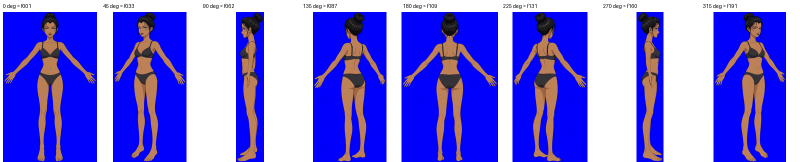
#> input picture body_tools/work/apose_turn/angle_map_sheet.png, 1600 x 324 px (shown at 1/2 size)
$ python -i post.py   (imports and definitions only)
#> lines starting #> are read from the running program, lines starting #| are printed output that depends on the picture; after the words box and inside, x2 and y2 are one past the last pixel; in counts of white or black regions, pixels touching at a corner belong together
"""Post-process a Kontext candidate into her style. Writes base PNG (RGBA, 1365x1739)."""
import numpy as np, json, sys
from PIL import Image
from scipy import ndimage as nd
from skimage.morphology import skeletonize
ROOT='/workspace/shadowveil'
W,H=1365,1739
ANG={  # ring per body_tools/work/apose_turn/diagonals/diagonals.json
 '045':dict(nb='apose',  nb2='left',  foot=1682,cx=684.5),
 '135':dict(nb='back',   nb2='left',  foot=1681,cx=684.5),
 '225':dict(nb='back',   nb2='right', foot=1681,cx=676.0),
 '315':dict(nb='apose',  nb2='right', foot=1682,cx=676.0)}
LINE={'apose':(12,11,29),'left':(12,10,28),'right':(11,11,28),'back':(12,12,31)}
SKIN={'apose':(186,129,86),'left':(185,122,78),'right':(183,120,76),'back':(183,122,77)}
# [12 lines left out: functions exact_mode, palette, not called in this run]
def load_fig(gen):
#> called with gen = '../apose_turn/angle_map_sheet.png'
    im=np.array(Image.open(gen).convert('RGB')).astype(int); h,w,_=im.shape
#> after `h, w, _ = im.shape`: h = 324; w = 1600
    bg=np.median(np.r_[im[:8].reshape(-1,3),im[-8:].reshape(-1,3),im[:,-8:].reshape(-1,3)],0)
#> bg = [255, 255, 255]
    d=np.abs(im-bg).sum(-1)
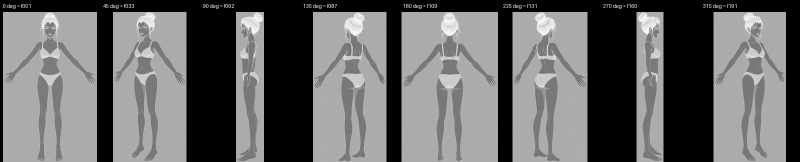
#> d: shape (324, 1600) float64 (shown at 1/2 size); min 0, max 761, mean 310.1; drawn with min black and max white
    # magenta-ish: r,b high g low relative
    mag=(im[...,0]-im[...,1]>110)&(im[...,2]-im[...,1]>110)
#> mag: shape (324, 1600) bool; every value is 0
    fg=(d>120)&~mag
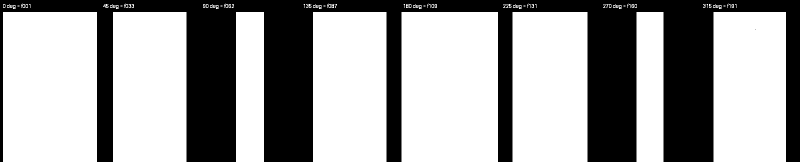
#> fg: shape (324, 1600) bool (shown at 1/2 size); 62.8% white; 63 black regions (62 under 20 px), largest, box (x1, y1, x2, y2) and area: (0, 0, 1600, 324) 192389
    lab,n=nd.label(fg); sz=nd.sum(fg,lab,range(1,n+1))
#> after `lab, n = nd.label(fg)`:
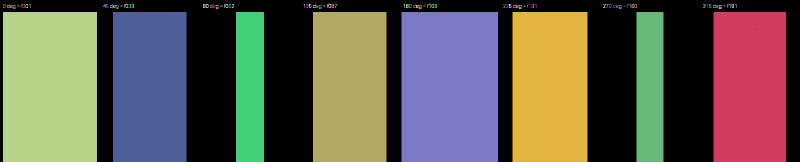
#> lab: shape (324, 1600) int32 (shown at 1/2 size); 97 distinct labels, from 0 to 96; one colour per label, 0 black
#> after `lab, n = nd.label(fg)`: n = 96
#> after `sz = nd.sum(fg, lab, range(1, n + 1))`: sz = 96 values, max 57900 at index 92, min 4 at index 72, mean 3391.9
    # right figure = largest component whose centroid is right of the middle
    cs=nd.center_of_mass(fg,lab,range(1,n+1))
#> cs = 96 pairs, first value 10.58 to 173.5, second value 8 to 1499
    cand=[(sz[i],i+1) for i in range(n) if cs[i][1]>w*0.52]
#> cand = 48 pairs, first value 4 to 57900, second value 5 to 96
    big=[i for i in range(n) if sz[i]>0.25*sz.max()]
#> big = [88, 89, 90, 91, 92, 93, 94, 95]
    if len(big)==1: cand=[(sz[big[0]],big[0]+1)]
    keep=lab==max(cand)[1]
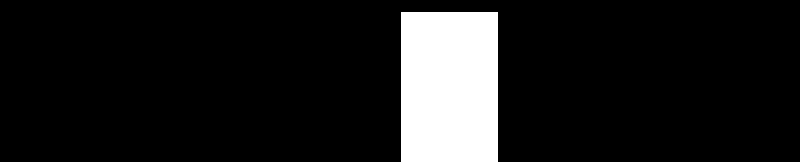
#> keep: shape (324, 1600) bool (shown at 1/2 size); 11.2% white; 1 white region, box (x1, y1, x2, y2) and area: (803, 24, 996, 324) 57900
    # attach nearby small comps (loose wisps, fingers) within 6 px
    near=nd.binary_dilation(keep,iterations=6)
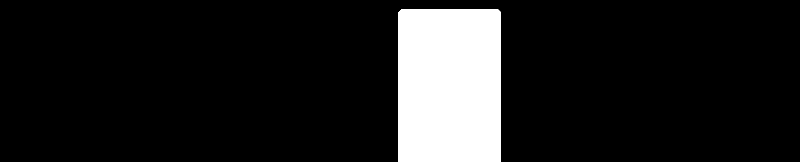
#> near: shape (324, 1600) bool (shown at 1/2 size); 12.1% white; 1 white region, box (x1, y1, x2, y2) and area: (797, 18, 1002, 324) 62688
    kx=np.nonzero(keep)[1]; and_ok=lambda x: kx.min()-20<=x<=kx.max()+20
    for i in range(n):
        if sz[i]>=15 and and_ok(cs[i][1]) and (near&(lab==i+1)).any(): keep|=lab==i+1
    return im,keep,bg
# [50 lines left out: functions fit, flatten, not called in this run]
# [10 lines not run here, left out]

>>> result = load_fig('../apose_turn/angle_map_sheet.png')

$ run again, on body_tools/work/apose_turn/handoff_overlay.png
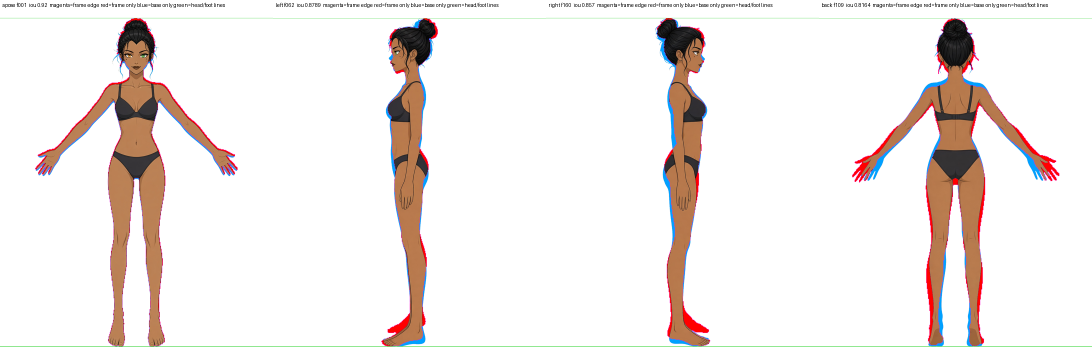
#> input picture body_tools/work/apose_turn/handoff_overlay.png, 2184 x 716 px (shown at 1/2 size)
#> bg = [255, 255, 255]
#> mag: shape (716, 2184) bool; 0.07% white in thin lines or dots, all inside (x1, y1, x2, y2) = (70, 37, 2119, 692)
#> fg: shape (716, 2184) bool; 12.9% white; 299 white regions (161 under 20 px), largest, box (x1, y1, x2, y2) and area: (0, 36, 2184, 694) 196432, (11, 8, 30, 16) 79, (406, 5, 425, 15) 70
#> in load_fig, `lab, n = nd.label(fg)`:
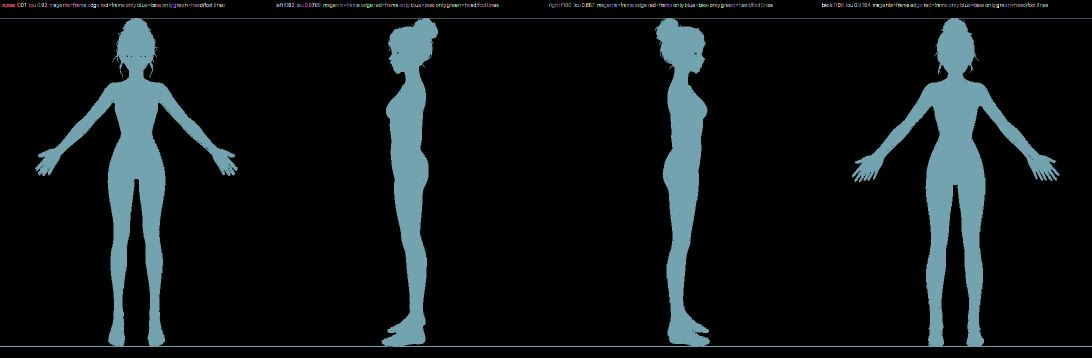
#> lab: shape (716, 2184) int32 (shown at 1/2 size); 356 distinct labels, from 0 to 355; one colour per label, 0 black
#> n = 355
#> sz = 355 values, max 196368 at index 309, min 1 at index 305, mean 568.8
#> cs = 355 pairs, first value 6 to 689, second value 6.53 to 2108
#> in load_fig, `cand=[(sz[i],i+1) for i in range(n) if cs[i][1]>w*0.52]`: cand = 176 pairs, first value 1 to 41, second value 11 to 354
#> big = [309]
#> in load_fig, `if len(big)==1: cand=[(sz[big[0]],big[0]+1)]`: cand = [(196368, 310)]
#> keep: shape (716, 2184) bool; 12.6% white; 1 white region, box (x1, y1, x2, y2) and area: (0, 36, 2184, 694) 196368
#> in load_fig, `near=nd.binary_dilation(keep,iterations=6)`:
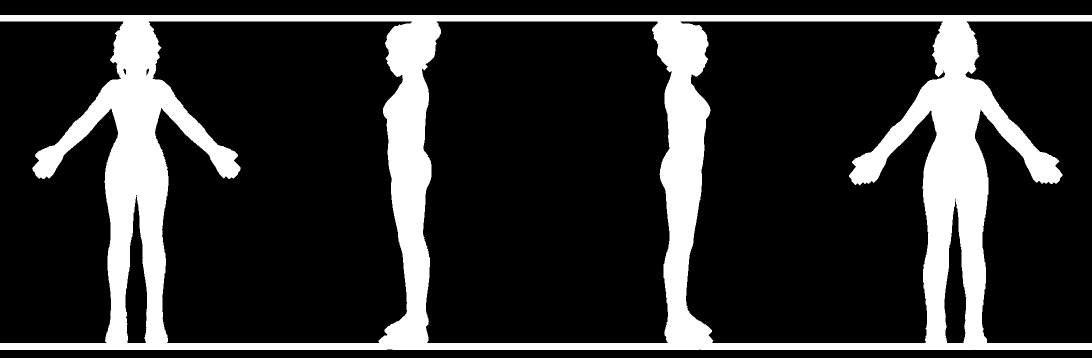
#> near: shape (716, 2184) bool (shown at 1/2 size); 19.1% white; 1 white region, box (x1, y1, x2, y2) and area: (0, 30, 2184, 700) 298503
